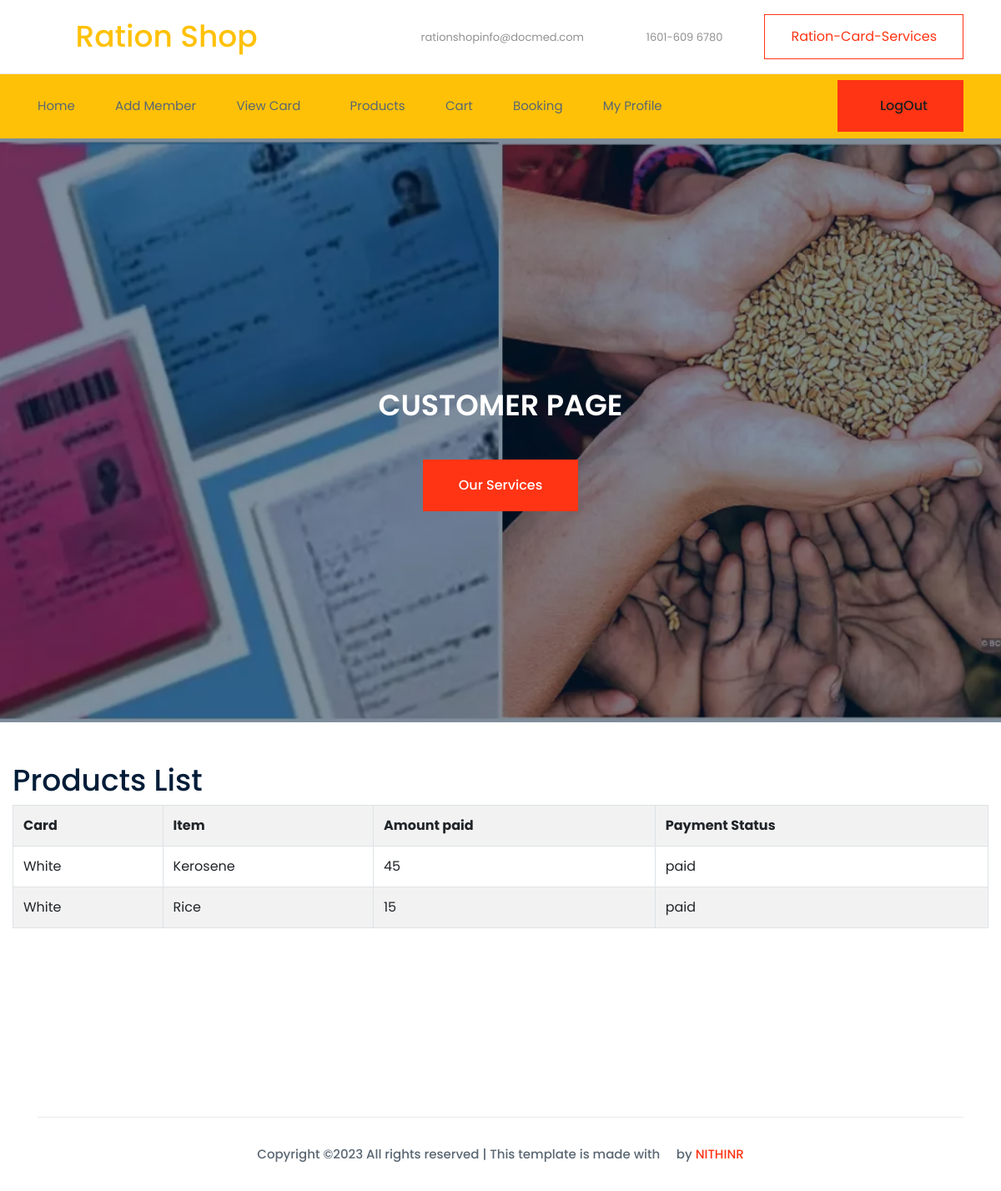
Screenshot of /customer/View_confirm_order (signed in) with the database file from the repository.
### ration_shop_app/models.py (models this page shows)
class Cart(models.Model):
    cust = models.ForeignKey(Customer,on_delete=models.CASCADE,null=True)
    product = models.ForeignKey(Product,on_delete=models.CASCADE,null=True)
    payment = models.CharField(max_length=30,null=True)
    status = models.CharField(max_length=30,null=True)
    amount=models.CharField(max_length=30,null=True)
    quantity = models.CharField(max_length=1000, null=True)

class Product(models.Model):
    card = models.ForeignKey(Card, on_delete=models.CASCADE,null=True)
    item = models.ForeignKey(Product_Item, on_delete=models.CASCADE,null=True)
    quantity = models.CharField(max_length=1000, null=True)
    arrived = models.DateField( auto_now_add=False, null=True)
    amount = models.CharField(max_length=100, null=True)
    status = models.CharField(max_length=100, null=True)

class Card(models.Model):
    card = models.CharField(max_length=20, null=True)
    allowed_quantity=models.CharField(max_length=100, null=True)
    status = models.CharField(max_length=100, null=True)

class Product_Item(models.Model):
    item = models.CharField(max_length=20, null=True)
    status = models.CharField(max_length=100, null=True)

### ration_shop_app/customer_views.py (the view)
# urls.py: path('View_confirm_order',View_confirm_order.as_view()),
class View_confirm_order(TemplateView):
    template_name = 'customer/view_order.html'
    def get_context_data(self, **kwargs):
        user = Customer.objects.get(user_id=self.request.user.id)
        pro = Cart.objects.filter(cust_id=user.id, payment='paid')
        context = {
            'pro': pro,
        }
        return context

### templates/customer/view_order.html (shortened to what this page needs)
{% extends 'customer/base.html' %}
{% load static %}
{% block content %}
    <div class="slider_area">
        <div class="single_slider  d-flex align-items-center slider_bg_1">
            <div class="container">
                <div class="row align-items-center justify-content-center">
                    <div class="col-xl-8">
                        <div class="slider_text text-center justify-content-center">
                            <h3>CUSTOMER PAGE</h3>
                                <a class="boxed-btn3" href="service.html">Our Services</a>
                        </div>
                    </div>
                </div>
            </div>
        </div>
    </div>
    <br>
    <br>
    <div class="col-xl-12">
        <div id="page-inner" >
            <h1> Products List</h1>
                <table class="table table-bordered table-striped table-hover">
                    <th class="info">Card</th>
                    <th class="info">Item</th>
                    <th class="info">Amount paid</th>
                    <th class="info">Payment Status</th>
            {% for i in pro  %}
            <tr>
                <td>{{ i.product.card.card}}</td>
                <td>{{ i.product.item.item }}
                <td>{{ i.amount}}</td>
                <td>{{ i.payment}}</td>
            </tr>
                {% endfor %}
            </table>
        </div>
    </div>
    {% endblock  %}

### rows the page displays
Cart: product.card.card "White", product.item.item "Kerosene", amount "45", payment "paid"
Cart: product.card.card "White", product.item.item "Rice", amount "15", payment "paid"
